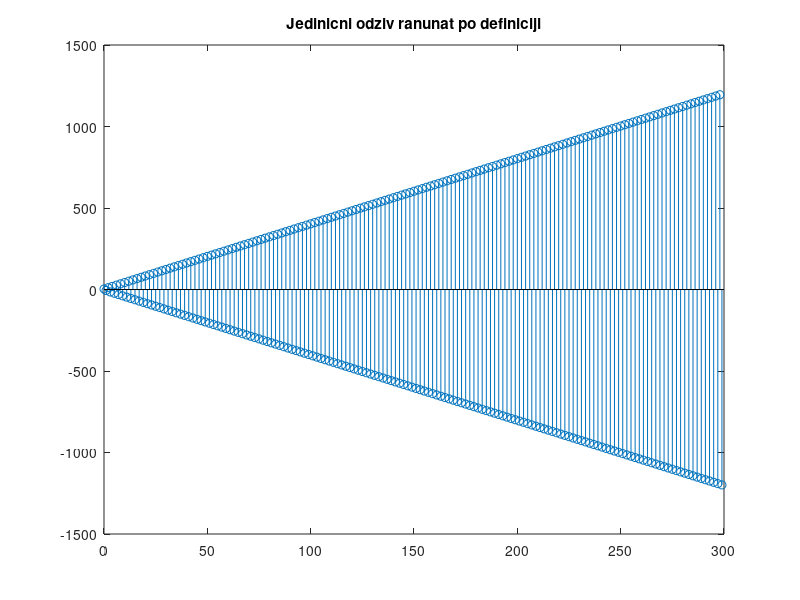

MATLAB code for this plot:
n=0:299;
a=[0.3 0.6 0.3];
b=[1 0.2 0.7 0.3];

delta_impuls=[1 zeros(1,299)];
i=filter(b,a,delta_impuls);
stem(n,i),title('Jedinicni odziv ranunat po definiciji');
